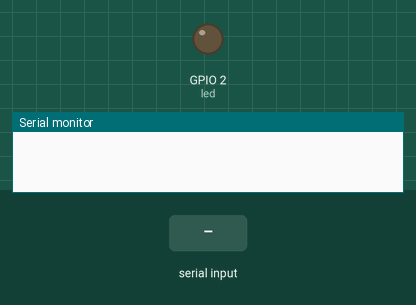
Recording of a sketch running on a simulated ESP32. Parts: output pins drawn as LEDs (lit = HIGH), the last lines printed to the serial monitor. Inputs (shaded band) come from the test bench.

Above: at 1.2 s.
1.3 s: "1" received over the second serial link
At 2.3 s:
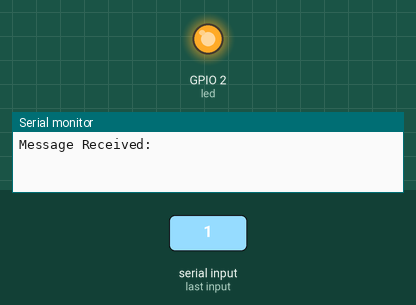
4.3 s: "0" received over the second serial link
At 7.1 s:
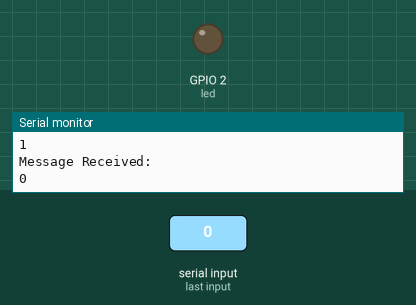
7.3 s: "2" received over the second serial link
At 8.2 s:
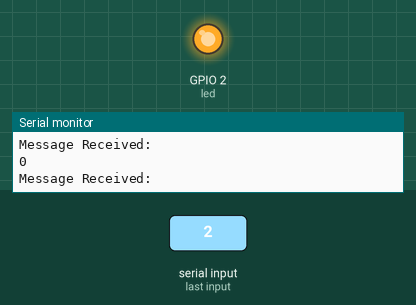
Timing chart, 0 to 10.8 s (numbered marks = the images above; inputs shaded):
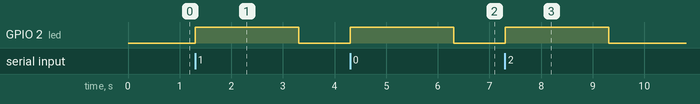

Measured:
- after the input at 1.3 s, GPIO 2 (led): LOW → HIGH at once, → LOW 2.0 s later
- after the input at 4.3 s, GPIO 2 (led): LOW → HIGH at once, → LOW 2.0 s later
- after the input at 7.3 s, GPIO 2 (led): LOW → HIGH at once, → LOW 2.0 s later

The sketch:

Teste_ESPorta_Serial.ino
```cpp
// this sample code provided by www.programmingboss.com
#define RXp2 16
#define TXp2 17
const int led = 2;
void setup() {
  // put your setup code here, to run once:
  Serial.begin(115200);
  Serial2.begin(9600, SERIAL_8N1, RXp2, TXp2);
  pinMode (led, OUTPUT);
}
void loop() {
  if (Serial2.available() > 0) {
    digitalWrite (led, HIGH);
    Serial.println("Message Received: ");
    Serial.println(Serial2.readString());
    delay (1000);
    digitalWrite (led, LOW);
    delay (1000);
  }
}
```
